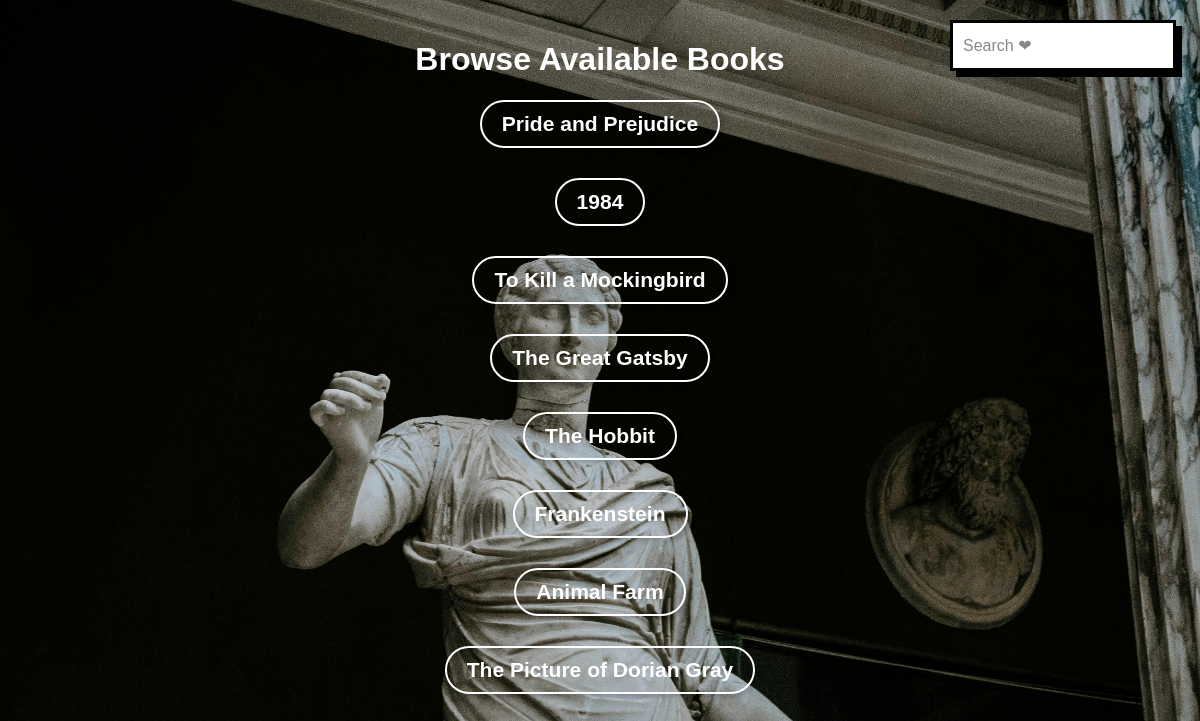
The page /books/ on the database its author committed.
### swap/models.py (models this page shows, shortened)
class Book(models.Model):
    title = models.CharField(max_length=255)
    author = models.CharField(max_length=255)
    description = models.TextField()
    is_available = models.BooleanField(default=True)  # True if the book is available for sharing
    average_rating = models.FloatField(default=0)  # Field to store average rating

### swap/views.py (the view)
# urls.py: path('books/', views.book_list, name='book_list'),
def book_list(request):
    books = Book.objects.filter(is_available=True)  # Only available books
    query = request.GET.get('q')  # Get the search query from the URL (GET parameter 'q')
    if query:
        books = books.filter(Q(title__icontains=query) | Q(author__icontains=query))
    return render(request, 'swap/book_list.html', {'books': books, 'query': query})

### swap/templates/swap/book_list.html (shortened to what this page needs)
{% load static %}
<!DOCTYPE html>
<html lang="en">
<head>
    <link rel="stylesheet" type="text/css" href="{% static 'css/styles.css' %}">
</head>
<body>
     <div class="search-container">
        <form method="get" action="{% url 'book_list' %}">
            <div class="input-container">
                <input
                    class="input"
                    name="q"
                    type="text"
                    placeholder="Search ❤︎"
                    value="{{ query|default:'' }}"
                />
            </div>
        </form>
    </div>
    <div class="content">
        <h1>Browse Available Books</h1>
        <ul>
            {% for book in books %}
                <li>
                    <a class="book-button" href="{% url 'book_detail' book.id %}">
                        <h3>{{ book.title }}</h3>
                    </a>
                </li>
            {% empty %}
                <li>No books match your search criteria.</li>
            {% endfor %}
        </ul>
    </div>
</body>
</html>

### static/css/styles.css (style rules this page uses)
body { color: white; font-family: Arial, sans-serif; margin: 0; padding: 0; }
.book-button { display: inline-block; background-color: transparent; color: white; border: 2px solid white; padding: 10px 20px; text-decoration: none; font-size: 18px; font-weight: bold; text-align: center; border-radius: 25px; transition: all 0.3s ease; margin-bottom: 20px; }
h3 { margin: 0; padding: 0; }
ul { list-style: none; padding: 0; }
li { margin-bottom: 20px; }

### rows shown on the page
Book: title "Pride and Prejudice"
Book: title "1984"
Book: title "To Kill a Mockingbird"
Book: title "The Great Gatsby"
Book: title "The Hobbit"
Book: title "Frankenstein"
Book: title "Animal Farm"
Book: title "The Picture of Dorian Gray"
